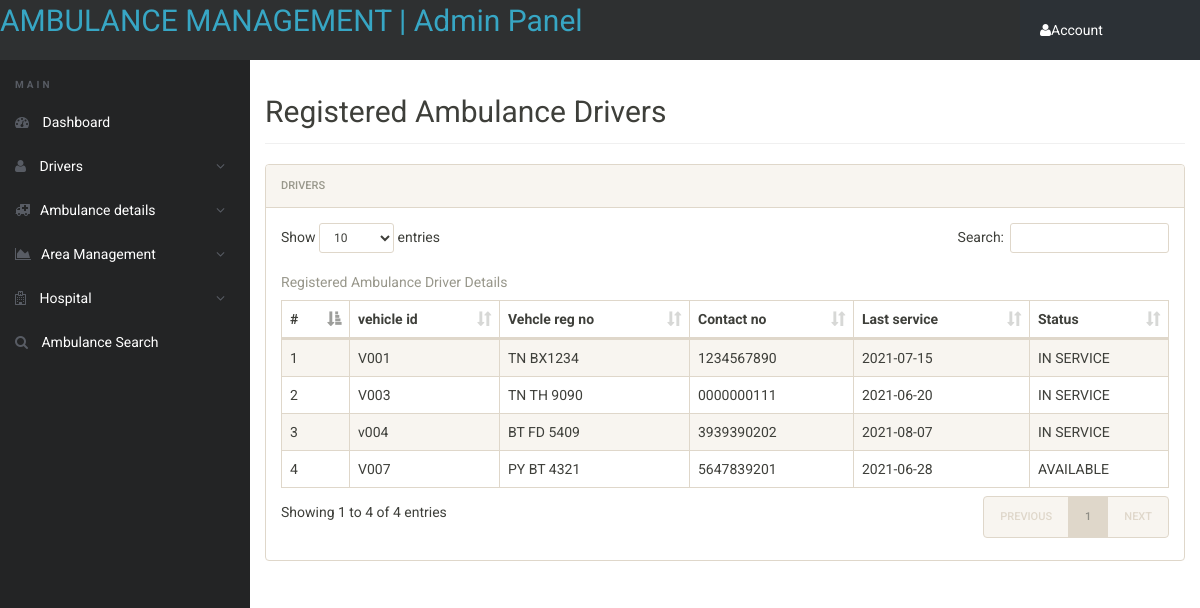
Page /admin/Ambulance-detail.php (signed in) on the committed database.
### tables this page shows
CREATE TABLE `driver` (
  `d_id` int(11) NOT NULL,
  `driver_name` varchar(30) NOT NULL,
  `Password` varchar(20) NOT NULL,
  `city` varchar(20) NOT NULL,
  `state` varchar(20) NOT NULL,
  `country` varchar(20) NOT NULL,
  `v_id` varchar(4) NOT NULL,
  `assist_name` varchar(20) NOT NULL,
  `contact` char(11) NOT NULL
);

CREATE TABLE `vehicle` (
  `v_id` varchar(4) NOT NULL,
  `v_no` varchar(15) NOT NULL,
  `last_service` date NOT NULL,
  `action` varchar(25) NOT NULL
);

### admin/Ambulance-detail.php (the view, shortened to what this page needs)
<?php
include('includes/config.php');
if(strlen($_SESSION['alogin'])==0)
	{
header('location:index.php');
}
else{
?>
<!doctype html>
<html lang="en" class="no-js">
<head>
	<link rel="stylesheet" href="css/font-awesome.min.css">
	<link rel="stylesheet" href="css/bootstrap.min.css">
	<link rel="stylesheet" href="css/dataTables.bootstrap.min.css">
	<link rel="stylesheet" href="css/bootstrap-social.css">
	<link rel="stylesheet" href="css/bootstrap-select.css">
	<link rel="stylesheet" href="css/fileinput.min.css">
	<link rel="stylesheet" href="css/awesome-bootstrap-checkbox.css">
	<link rel="stylesheet" href="css/style.css">
</head>
<body>
	<?php include('includes/header.php');?>
	<div class="ts-main-content">
		<?php include('includes/leftbar.php');?>
		<div class="content-wrapper">
			<div class="container-fluid">
				<div class="row">
					<div class="col-md-12">
						<h2 class="page-title">Registered Ambulance Drivers</h2>
						<div class="panel panel-default">
							<div class="panel-heading">Drivers</div>
							<div class="panel-body">
								<table id="zctb" class="display table table-striped table-bordered table-hover" cellspacing="0" width="100%" >
									<caption>Registered Ambulance Driver Details</caption>
                                    <thead>
										<tr>
										<th id="1">#</th>
										<th id="2">vehicle id</th>
										<th id="3">Vehcle reg no</th>
										<th id="4">Contact no</th>
										<th id="5">Last service</th>
										<th id="6">Status</th>
										</tr>
									</thead>
									<tbody>
                                        <?php $sql = "SELECT * from  driver,vehicle where driver.v_id=vehicle.v_id";
                                            $query = $dbh -> prepare($sql);
                                            $query->execute();
                                            $results=$query->fetchAll(PDO::FETCH_OBJ);
                                            $cnt=1;
                                            if($query->rowCount() > 0)
                                            {
                                            foreach($results as $result)
                                            {				?>
										<tr>
											<td><?php echo htmlentities($cnt);?></td>
											<td><?php echo htmlentities($result->v_id);?></td>
											<td style="text-transform: uppercase;"><?php echo htmlentities($result->v_no);?></td>
											<td><?php echo htmlentities($result->contact);?></td>
	                                        <td><?php echo htmlentities($result->last_service);?></td>
											<td><?php echo htmlentities($result->action);?></td>
										</tr>
										<?php $cnt=$cnt+1; }} ?>
									</tbody>
								</table>
							</div>
						</div>
					</div>
				</div>
			</div>
		</div>
	</div>
</body>
</html>
<?php } ?>

### admin/includes/header.php (shortened to what this page needs)
<div class="brand clearfix">
	<a href="dashboard.php" style="font-size: 30px;">AMBULANCE MANAGEMENT | Admin Panel</a>
	<ul class="ts-profile-nav">
		<li class="ts-account">
			<a href="#"><i class="fa fa-user"></i>Account </a>
		</li>
	</ul>
</div>

### admin/includes/leftbar.php (shortened to what this page needs)
<nav class="ts-sidebar">
	<ul class="ts-sidebar-menu">
		<li class="ts-label">Main</li>
		<li><a href="dashboard.php"><i class="fa fa-dashboard"></i>  Dashboard</a></li>
		<li><a href="#"><i class="fa fa-user"></i> Drivers</a>
        </li>
		<li><a href="#"><i class="fa fa-ambulance"></i>Ambulance details</a>
        </li>
		<li><a href="#"><i class="fa fa-area-chart"></i>Area Management</a>
		</li>
        <li><a href="#"><i class="fa fa-hospital-o"></i> Hospital</a>
		</li>
		<li><a href="ambulance-search.php"><i class="fa fa-search"></i> Ambulance Search</a></li>
	</ul>
</nav>

### admin/css/style.css (style rules this page uses)
html { font-size: 14px; }
@media only screen and (min-width: 480px) { html { font-size: 17px; } }
@media only screen and (min-width: 768px) { html { font-size: 14px; } }
body { font-size: 1em; }
a { color: #37a6c4; }
.panel { overflow: hidden; }
ul, li { margin: 0; padding: 0; list-style: none; }
.page-title { padding-bottom: 15px; margin-bottom: 20px; border-bottom: 1px solid #f0f0f0; }
.brand { background: #2e3031; position: relative; z-index: 3; position: fixed; width: 100%; top: 0; }
.brand .ts-profile-nav { float: right; display: none; }
.brand .ts-profile-nav li { float: left; position: relative; }
.brand .ts-profile-nav li a { display: block; padding: 20px; color: #fff; }
.brand .ts-profile-nav .ts-account > a { width: 180px; background: #2c3136; }
@media only screen and (min-width: 992px) { .brand .ts-profile-nav { display: block; } }
.ts-sidebar { background: #232425; max-height: 0; transition: max-height 0.3s; overflow: hidden; position: fixed; z-index: 2; width: 100%; bottom: 0; top: 60px; overflow-y: auto; }
@media only screen and (min-width: 992px) { .ts-sidebar { max-height: 100%; bottom: 0; } }
.ts-sidebar-menu .ts-label { color: #585c64; font-weight: bold; padding: 8px 15px; text-transform: uppercase; font-size: 10px; letter-spacing: 3px; margin-top: 10px; }
.ts-sidebar-menu a { display: block; text-decoration: none; padding: 12px 15px; color: #fff; }
.ts-sidebar-menu li { position: relative; }
.ts-sidebar-menu li i { color: #585c64; margin-right: 10px; }
.ts-main-content .content-wrapper { padding-top: 15px; margin-top: 60px; }
@media only screen and (min-width: 992px) { .ts-main-content .ts-sidebar { width: 250px; float: left; } }
@media only screen and (min-width: 992px) { .ts-main-content .content-wrapper { margin-left: 250px; } }

### rows in the picture
driver: vehicle.v_id "V001", vehicle.v_no "TN BX1234", contact "1234567890", vehicle.last_service "2021-07-15", vehicle.action "IN SERVICE"
driver: vehicle.v_id "V003", vehicle.v_no "TN TH 9090", contact "0000000111", vehicle.last_service "2021-06-20", vehicle.action "IN SERVICE"
driver: vehicle.v_id "v004", vehicle.v_no "BT FD 5409", contact "3939390202", vehicle.last_service "2021-08-07", vehicle.action "IN SERVICE"
driver: vehicle.v_id "V007", vehicle.v_no "PY BT 4321", contact "5647839201", vehicle.last_service "2021-06-28", vehicle.action "AVAILABLE"
